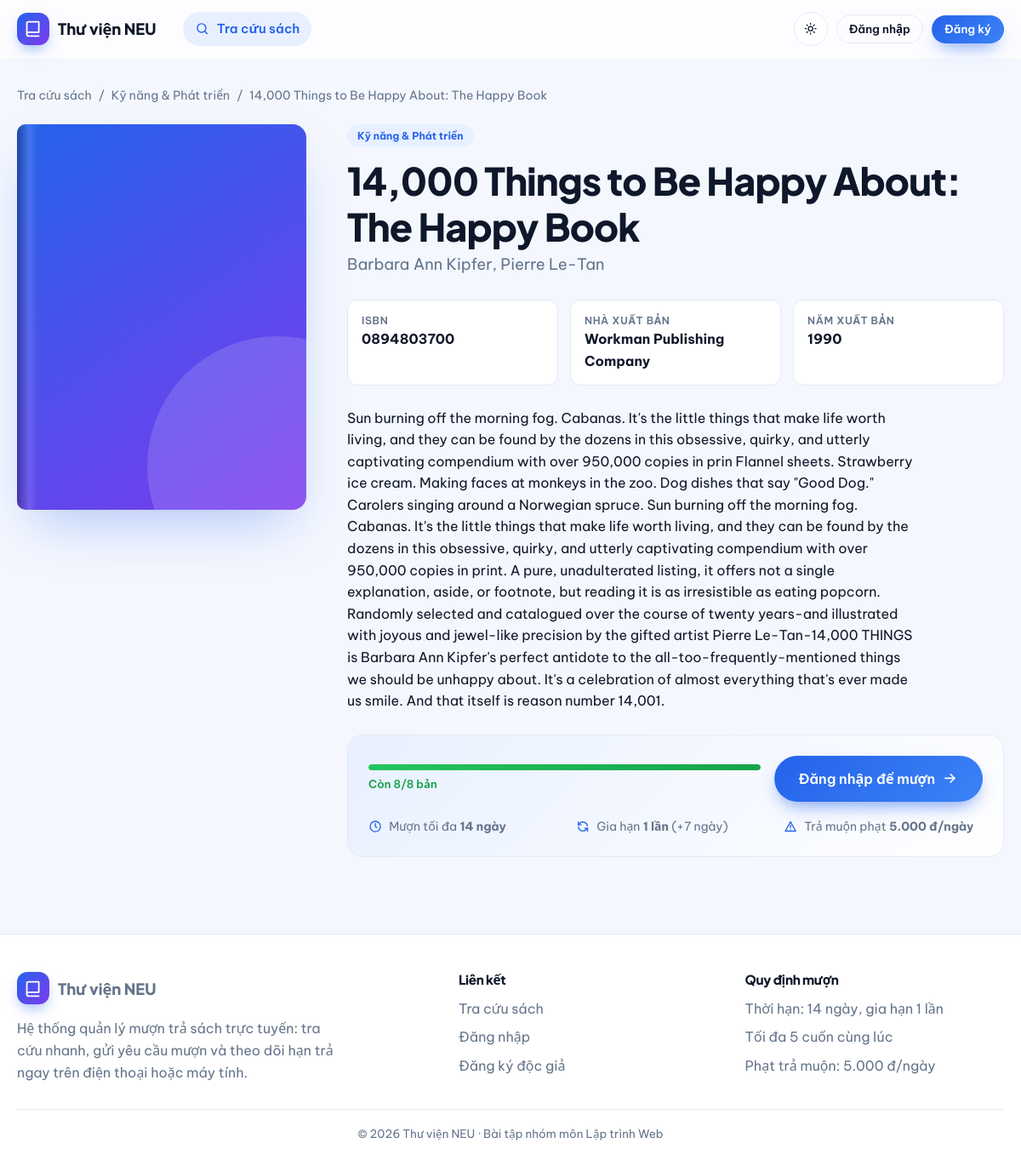
Screenshot of /books/184 with the database file from the repository.
### app/models.py (models this page shows, shortened)
class Category(db.Model):
    id = db.Column(db.Integer, primary_key=True)
    name = db.Column(db.String(80), unique=True, nullable=False)
    books = db.relationship("Book", back_populates="category")

class Book(db.Model):
    id = db.Column(db.Integer, primary_key=True)
    title = db.Column(db.String(200), nullable=False, index=True)
    author = db.Column(db.String(120), nullable=False)
    isbn = db.Column(db.String(20))
    publisher = db.Column(db.String(120))
    year = db.Column(db.Integer)
    description = db.Column(db.Text)
    cover_url = db.Column(db.String(500))          # URL ảnh bìa
    location = db.Column(db.String(20))            # Vị trí kệ, vd: "Tủ 03 - Ngăn 07"
    total_copies = db.Column(db.Integer, nullable=False, default=1)
    available_copies = db.Column(db.Integer, nullable=False, default=1)
    category_id = db.Column(db.Integer, db.ForeignKey("category.id"))
    category = db.relationship("Category", back_populates="books")
    loans = db.relationship("Loan", back_populates="book")

### app/blueprints/main.py (the view)
@bp.route("/books/<int:book_id>")
def book_detail(book_id):
    book = Book.query.get_or_404(book_id)
    return render_template("book_detail.html", book=book)

### app/templates/book_detail.html (shortened to what this page needs)
{% extends "base.html" %}
{% from "macros.html" import csrf, icon, cover, meter %}
{% block content %}
<nav class="crumbs" aria-label="Breadcrumb">
  <a href="{{ url_for('main.index') }}">Tra cứu sách</a><span>/</span>
  {% if book.category %}<a href="{{ url_for('main.index', category=book.category_id) }}">{{ book.category.name }}</a><span>/</span>{% endif %}
  <span>{{ book.title }}</span>
</nav>
<div class="detail">
  <div class="cover-wrap" data-reveal="zoom"><div data-tilt="10">{{ cover(book) }}</div></div>
  <div data-reveal>
    <span class="badge badge-primary badge-plain">{{ book.category.name if book.category else 'Chưa phân loại' }}</span>
    <h1>{{ book.title }}</h1>
    <div class="author">{{ book.author }}</div>
    <div class="meta-grid" data-stagger>
      <div class="meta" data-reveal><span>ISBN</span><b>{{ book.isbn or '—' }}</b></div>
      <div class="meta" data-reveal><span>Nhà xuất bản</span><b>{{ book.publisher or '—' }}</b></div>
      <div class="meta" data-reveal><span>Năm xuất bản</span><b>{{ book.year or '—' }}</b></div>
    </div>
    {% if book.description %}<p style="max-width:62ch">{{ book.description }}</p>{% endif %}
    <div class="borrow-box">
      <div class="flex between items-center wrap gap-2">
        <div style="min-width:220px;flex:1">{{ meter(book) }}</div>
        <div>
          {% if not current_user.is_authenticated %}
            <a class="btn btn-primary btn-lg" href="{{ url_for('auth.login', next=request.path) }}">Đăng nhập để mượn {{ icon('arrow') }}</a>
          {% elif current_user.is_admin %}
            <a class="btn btn-ghost btn-lg" href="{{ url_for('admin.book_edit', book_id=book.id) }}">{{ icon('edit') }} Chỉnh sửa sách</a>
          {% else %}
            <form method="post" action="{{ url_for('main.borrow', book_id=book.id) }}">{{ csrf() }}
              <button class="btn btn-primary btn-lg" {{ 'disabled' if book.available_copies < 1 }}>{{ icon('book') }} Gửi yêu cầu mượn</button>
            </form>
          {% endif %}
        </div>
      </div>
      <div class="rules">
        <div>{{ icon('clock') }}<span>Mượn tối đa <b>{{ config.LOAN_DAYS }} ngày</b></span></div>
        <div>{{ icon('refresh') }}<span>Gia hạn <b>{{ config.MAX_RENEWALS }} lần</b> (+{{ config.RENEW_DAYS }} ngày)</span></div>
        <div>{{ icon('alert') }}<span>Trả muộn phạt <b>{{ '{:,}'.format(config.FINE_PER_DAY).replace(',', '.') }} đ/ngày</b></span></div>
      </div>
    </div>
  </div>
</div>
{% endblock %}

### app/templates/macros.html (shortened to what this page needs)
{% macro icon(name) %}<svg class="icon" viewBox="0 0 24 24" aria-hidden="true">{{ _icons[name]|safe }}</svg>{% endmacro %}
{% macro cover(book, cls='') %}
{% if book.cover_url %}
<div class="cover cover-img {{ cls }}">
</div>
{% else %}
<div class="cover c{{ (book.category_id or 0) % 6 }} {{ cls }}"><div class="cover-in">
  <span class="cover-cat">{{ book.category.name if book.category else 'Sách' }}</span>
  <span class="cover-title">{{ book.title }}</span>
  <span class="cover-author">{{ book.author }}</span>
</div></div>
{% endif %}
{% endmacro %}
{% macro meter(book) %}
{% set total = book.total_copies or 0 %}
{% set pct = ((book.available_copies / total * 100)|round|int) if total else 0 %}
<div class="meter {{ 'low' if book.available_copies == 1 }} {{ 'out' if book.available_copies < 1 }}">
  <div class="meter-bar"><i style="width: {{ pct }}%"></i></div>
  <span class="meter-text">{% if book.available_copies > 0 %}Còn {{ book.available_copies }}/{{ total }} bản{% else %}Hết bản{% endif %}</span>
</div>
{% endmacro %}

### rows the page displays
Category: category.name "Kỹ năng & Phát triển", category "Kỹ năng & Phát triển"
Book: title "14,000 Things to Be Happy About: The Happy Book", author "Barbara Ann Kipfer, Pierre Le-Tan", isbn "0894803700", publisher "Workman Publishing Company", year "1990", description "Sun burning off the morning fog. Cabanas. It's the little things that make life worth living, and they can be found by the dozens in this obsessive, quirky, and utterly captivating compendium with over 950,000 copies in prin Flannel sheets. Strawberry ice cream. Making faces at monkeys in the zoo. Dog dishes that say \"Good Dog.\" Carolers singing around a Norwegian spruce. Sun burning off the morning fog. Cabanas. It's the little things that make life worth living, and they can be found by the dozens in this obsessive, quirky, and utterly captivating compendium with over 950,000 copies in print. A pure, unadulterated listing, it offers not a single explanation, aside, or footnote, but…", available_copies "8"

### other values shown
{{ total }} "8"
{{ config.LOAN_DAYS }} "14"
{{ config.MAX_RENEWALS }} "1"
{{ config.RENEW_DAYS }} "7"
{{ '{:,}'.format(config.FINE_PER_DAY).replace(',', '.') }} "5.000"
{{ config.MAX_ACTIVE_LOANS }} "5"
